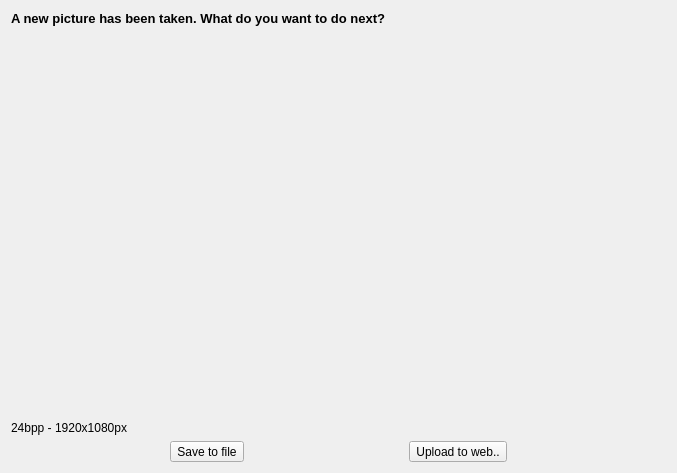
<?xml version="1.0" encoding="UTF-8"?>
<ui version="4.0">
 <class>PictureInfoDialog</class>
 <widget class="QDialog" name="PictureInfoDialog">
  <property name="geometry">
   <rect>
    <x>0</x>
    <y>0</y>
    <width>677</width>
    <height>473</height>
   </rect>
  </property>
  <property name="windowTitle">
   <string>Dialog</string>
  </property>
  <layout class="QVBoxLayout" name="verticalLayout">
   <item>
    <layout class="QHBoxLayout" name="horizontalLayout">
     <item>
      <widget class="QLabel" name="label">
       <property name="font">
        <font>
         <pointsize>10</pointsize>
         <weight>75</weight>
         <bold>true</bold>
        </font>
       </property>
       <property name="text">
        <string>A new picture has been taken. What do you want to do next?</string>
       </property>
      </widget>
     </item>
    </layout>
   </item>
   <item>
    <layout class="QVBoxLayout" name="verticalLayout_2">
     <item>
      <widget class="PicturePreviewWidget" name="widget" native="true">
       <property name="sizePolicy">
        <sizepolicy hsizetype="Expanding" vsizetype="Expanding">
         <horstretch>0</horstretch>
         <verstretch>0</verstretch>
        </sizepolicy>
       </property>
      </widget>
     </item>
     <item>
      <widget class="QLabel" name="label_2">
       <property name="text">
        <string>24bpp - 1920x1080px</string>
       </property>
      </widget>
     </item>
    </layout>
   </item>
   <item>
    <layout class="QHBoxLayout" name="horizontalLayout_2">
     <item>
      <widget class="QToolButton" name="toolButton_2">
       <property name="text">
        <string>Save to file</string>
       </property>
       <property name="icon">
        <iconset resource="resources.qrc">
         <normaloff>:/icons/file-icon.png</normaloff>:/icons/file-icon.png</iconset>
       </property>
       <property name="iconSize">
        <size>
         <width>96</width>
         <height>96</height>
        </size>
       </property>
       <property name="toolButtonStyle">
        <enum>Qt::ToolButtonTextBesideIcon</enum>
       </property>
      </widget>
     </item>
     <item>
      <widget class="QToolButton" name="toolButton">
       <property name="text">
        <string>Upload to web..</string>
       </property>
       <property name="icon">
        <iconset resource="resources.qrc">
         <normaloff>:/icons/upload-icon.png</normaloff>:/icons/upload-icon.png</iconset>
       </property>
       <property name="iconSize">
        <size>
         <width>96</width>
         <height>96</height>
        </size>
       </property>
       <property name="toolButtonStyle">
        <enum>Qt::ToolButtonTextBesideIcon</enum>
       </property>
      </widget>
     </item>
    </layout>
   </item>
  </layout>
 </widget>
 <customwidgets>
  <customwidget>
   <class>PicturePreviewWidget</class>
   <extends>QWidget</extends>
   <header>PicturePreviewWidget.h</header>
   <container>1</container>
  </customwidget>
 </customwidgets>
 <resources>
  <include location="resources.qrc"/>
 </resources>
 <connections/>
</ui>
